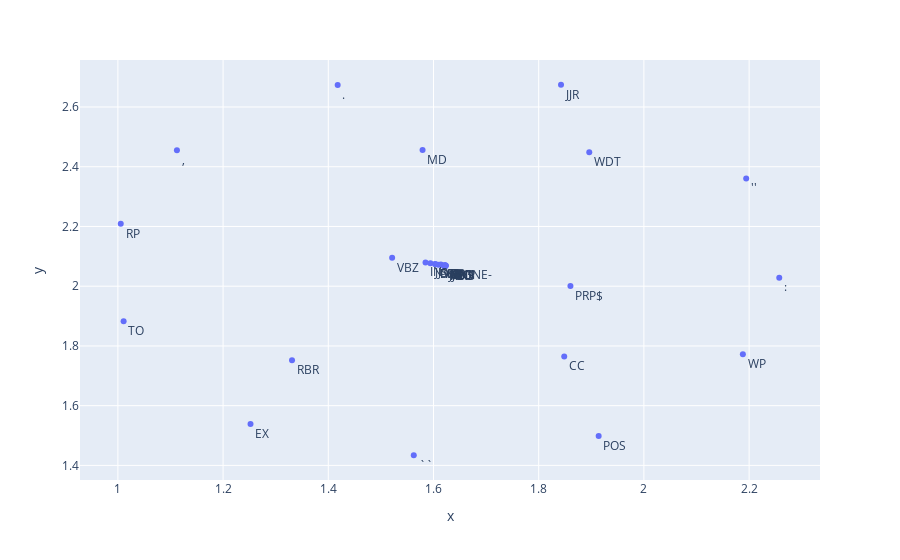

The code cell stored with this chart in its notebook:
### Code cell
import numpy as np
import pandas as pd
import plotly.express as px
from sklearn.manifold import TSNE

arr_df = pd.read_csv("./output/hmm/Emission Matrix.csv")
cols = list(arr_df.columns)
vocab = cols[1:]
pos = list(arr_df[cols[0]])

tsne = TSNE(n_components=2)
arr_tsne = tsne.fit_transform(np.array(arr_df[vocab]))

fig = px.scatter(x=arr_tsne[:,0], y=arr_tsne[:,1],text=pos)
fig.update_traces(textposition="bottom right")

### Figure 1 — Plotly figure (JSON) as saved in the notebook; plotly's stock layout.template omitted (floating-point values rounded to 4 significant figures)
{"data": [{"hovertemplate": "x=%{x}<br>y=%{y}<br>text=%{text}<extra></extra>", "legendgroup": "", "marker": {"color": "#636efa", "symbol": "circle"}, "mode": "markers+text", "name": "", "orientation": "v", "showlegend": false, "text": [".", "EX", "VBZ", "RP", "VBN", "NNS", "VBG", "IN", "NNP", "CC", "VB", "WDT", "RBR", "PRP$", "WP", ",", "VBP", "CD", "TO", "MD", "JJ", "JJR", "RB", "PRP", "VBD", "POS", "NN", "JJS", "DT", "``", "-NONE-", "''", ":"], "textposition": "bottom right", "type": "scatter", "x": [1.418, 1.252, 1.521, 1.005, 1.622, 1.622, 1.619, 1.585, 1.623, 1.849, 1.614, 1.896, 1.331, 1.86, 2.188, 1.112, 1.609, 1.622, 1.011, 1.579, 1.621, 1.842, 1.623, 1.604, 1.622, 1.914, 1.623, 1.594, 1.603, 1.563, 1.623, 2.194, 2.257], "xaxis": "x", "y": [2.674, 1.539, 2.095, 2.209, 2.069, 2.068, 2.07, 2.08, 2.069, 1.765, 2.072, 2.449, 1.752, 2.001, 1.772, 2.455, 2.072, 2.069, 1.883, 2.456, 2.066, 2.675, 2.068, 2.074, 2.068, 1.498, 2.069, 2.077, 2.075, 1.434, 2.069, 2.361, 2.029], "yaxis": "y"}], "layout": {"legend": {"tracegroupgap": 0}, "margin": {"t": 60}, "xaxis": {"anchor": "y", "domain": [0, 1], "title": {"text": "x"}}, "yaxis": {"anchor": "x", "domain": [0, 1], "title": {"text": "y"}}}}
